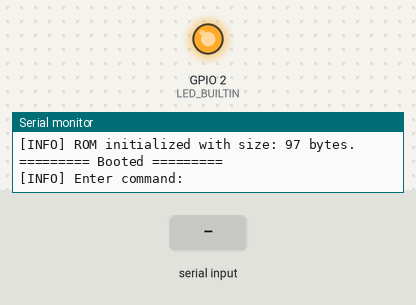
This program was run on a simulated ESP8266 (NodeMCU). Parts: output pins drawn as LEDs (lit = HIGH, except the on-board LED, lit = LOW), the last lines printed to the serial monitor. Dashed ring = blinking. The test bench sets the inputs (shaded band). WiFi joins after 1.5 s; servers stay silent unless stated; EEPROM starts erased.

Above: at 2.2 s.
2.3 s: "test\n" received over Serial
At 8.0 s:
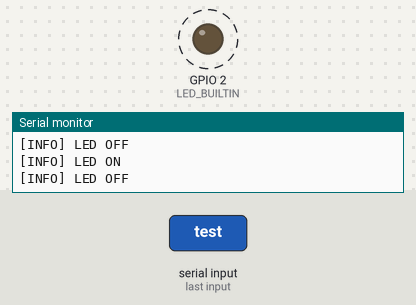
Timing chart, 0 to 9.5 s (numbered marks = the images above; inputs shaded):
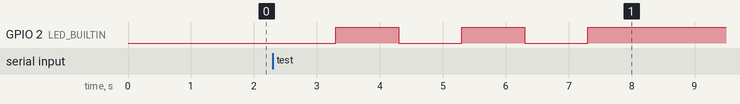

Measured:
- after the input at 2.3 s, GPIO 2 (LED_BUILTIN): alternates HIGH for 1.0 s and LOW for 1.0 s, 5 changes in all, then stays HIGH, starting after 1.0 s

The program:

main.cpp
```cpp
#include <Arduino.h>
#include "services/LOGService.h"
#include "services/ROMService.h"
#include "services/CommandService.h"
#include "services/WiFiService.h"
#include "services/HTTPRequestService.h"

#define SSID_MAX_LEN 33
#define PASS_MAX_LEN 64

#define SSID_START_ADDR 0
#define PASS_START_ADDR (SSID_START_ADDR + SSID_MAX_LEN)
#define EEPROM_SIZE (PASS_START_ADDR + PASS_MAX_LEN)

const char *targetUrl = "http://www.example.com/";

void testLED()
{
  LOGService::divider("LED Test");
  pinMode(LED_BUILTIN, OUTPUT);
  for (int i = 0; i < 3; i++)
  {
    LOGService::info("LED ON\n");
    digitalWrite(LED_BUILTIN, LOW);
    delay(1000);
    LOGService::info("LED OFF\n");
    digitalWrite(LED_BUILTIN, HIGH);
    delay(1000);
  }
  LOGService::divider("LED Test Completed");
}

void testWiFi()
{
  LOGService::divider("WiFi Test");
  String ssid = ROMService::readString(SSID_START_ADDR, SSID_MAX_LEN);
  String password = ROMService::readString(PASS_START_ADDR, PASS_MAX_LEN);
  if (ssid.length() > 0 && password.length() > 0)
  {
    LOGService::info(("Attempting to connect with saved credentials: SSID=" + ssid + "\n").c_str());
    WiFiService::connect(ssid.c_str(), password.c_str());
    if (!WiFiService::waitForConnection(true))
    {
      LOGService::info("Failed to connect with saved credentials.\n");
    }
  }
  if (!WiFiService::isConnected())
  {
    LOGService::info("Enter SSID:\n");
    ssid = CommandService::waitForInput();
    LOGService::info("Enter Password:\n");
    password = CommandService::waitForInput();
    ROMService::writeString(SSID_START_ADDR, ssid, SSID_MAX_LEN);
    ROMService::writeString(PASS_START_ADDR, password, PASS_MAX_LEN);
    LOGService::info("Credentials saved to ROM.\n");
    WiFiService::connect(ssid.c_str(), password.c_str());
    WiFiService::waitForConnection(true);
  }
  if (WiFiService::isConnected())
  {
    LOGService::success("WiFi Connected!\n");
    LOGService::info(("IP Address: " + WiFiService::localIP().toString() + "\n").c_str());
    LOGService::info(("MAC Address: " + WiFiService::macAddress() + "\n").c_str());
    LOGService::info("RSSI: %d dBm\n", WiFiService::RSSI());
  }
  else
  {
    LOGService::error("WiFi not Connected!\n");
  }
  LOGService::divider("WiFi Test Completed");
}

void testHttpRequest()
{
  LOGService::divider("HTTP Request Test");
  if (WiFiService::isConnected())
  {
    LOGService::info("URL: %s\n", targetUrl);
    HTTPRequestService::HTTPResponse response = HTTPRequestService::GET(targetUrl);
    if (response.ok())
    {
      LOGService::info("HTTP status code: %d\n", response.code);
    }
    else
    {
      LOGService::error("HTTP status code: %d\n", response.code);
    }
  }
  else
  {
    LOGService::error("WiFi not Connected!\n");
  }
  LOGService::divider("HTTP Request Test Completed");
}

void test()
{
  LOGService::divider("Testing");
  testLED();
  testWiFi();
  testHttpRequest();
  WiFiService::disconnect();
  LOGService::divider("Test Completed");
}

void setup()
{
  Serial.begin(115200);
  delay(1000);
  Serial.println();
  LOGService::divider("Booting");
  ROMService::initialize(EEPROM_SIZE);
  LOGService::info("ROM initialized with size: %d bytes.\n", EEPROM_SIZE);
  LOGService::divider("Booted");
  LOGService::info("Enter command:\n");
}

void loop()
{
  String command = CommandService::waitForInput();
  if (command == "test")
  {
    test();
  }
  else if (command == "reset")
  {
    LOGService::info("Clearing ROM...\n");
    ROMService::clear();
    LOGService::success("ROM cleared.\n");
  }
  else
  {
    LOGService::info("Unknown command: %s", command);
  }
  LOGService::info("Enter command:\n");
}
```

CommandService.cpp
```cpp
#include "CommandService.h"
namespace CommandService
{
    String _command = "";

    String waitForInput()
    {
        while (true)
        {
            while (Serial.available())
            {
                char i = Serial.read();

                if (i == '\n')
                {
                    _command.trim();
                    String result = _command;
                    _command = "";

                    return result;
                }
                else
                {
                    _command += i;
                }
            }
        }
    }
}
```

CommandService.h
```cpp
#ifndef CommandService_H
#define CommandService_H

#include <Arduino.h>

namespace CommandService
{
    String waitForInput();
}
#endif
```

HTTPRequestService.cpp
```cpp
#include "HTTPRequestService.h"
#include <WiFiClient.h>
namespace HTTPRequestService
{
    HTTPResponse GET(const String &url)
    {
        HTTPClient http;
        WiFiClient client;
        http.begin(client, url);
        int httpCode = http.GET();
        http.end();
        return HTTPResponse(httpCode);
    }
}
```

HTTPRequestService.h
```cpp
#ifndef HTTPRequestService_H
#define HTTPRequestService_H

#include <Arduino.h>
#include <ESP8266HTTPClient.h>

namespace HTTPRequestService
{
    class HTTPResponse
    {
    public:
        HTTPResponse(int code) : code(code) {}
        int code;
        bool ok()
        {
            return code == HTTP_CODE_OK;
        }
    };

    HTTPResponse GET(const String &url);
}
#endif
```

LOGService.cpp
```cpp
#include "LOGService.h"
namespace LOGService
{
#define LOG_BUFFER_SIZE 256

    void divider(const char *format, ...)
    {
        char log_buffer[LOG_BUFFER_SIZE];
        Serial.print(F("========= "));
        va_list args;
        va_start(args, format);
        int printed_len = vsnprintf(log_buffer, sizeof(log_buffer), format, args);
        va_end(args);
        if (printed_len > 0)
        {
            Serial.print(log_buffer);
        }
        Serial.print(F(" =========\n"));
    }

    void info(const char *format, ...)
    {
        char log_buffer[LOG_BUFFER_SIZE];
        Serial.print(F("[INFO] "));
        va_list args;
        va_start(args, format);
        int printed_len = vsnprintf(log_buffer, sizeof(log_buffer), format, args);
        va_end(args);
        if (printed_len > 0)
        {
            Serial.print(log_buffer);
        }
    }

    void error(const char *format, ...)
    {
        char log_buffer[LOG_BUFFER_SIZE];
        Serial.print(F("[ERROR] "));
        va_list args;
        va_start(args, format);
        int printed_len = vsnprintf(log_buffer, sizeof(log_buffer), format, args);
        va_end(args);
        if (printed_len > 0)
        {
            Serial.print(log_buffer);
        }
    }

    void success(const char *format, ...)
    {
        char log_buffer[LOG_BUFFER_SIZE];
        Serial.print(F("[SUCCESS] "));
        va_list args;
        va_start(args, format);
        int printed_len = vsnprintf(log_buffer, sizeof(log_buffer), format, args);
        va_end(args);
        if (printed_len > 0)
        {
            Serial.print(log_buffer);
        }
    }

    void drawProgressBar(int current, int total, int barWidth)
    {
        float progress = (float)current / total;
        int filledWidth = (int)(progress * barWidth);

        if (current > total)
            current = total;
        if (filledWidth > barWidth)
            filledWidth = barWidth;
        if (filledWidth < 0)
            filledWidth = 0;

        Serial.print("\r");

        Serial.print("[");

        for (int i = 0; i < filledWidth; ++i)
        {
            Serial.print("=");
        }
        for (int i = filledWidth; i < barWidth; ++i)
        {
            Serial.print("-");
        }

        Serial.printf("] %3d%% (%d/%d)", (int)(progress * 100), current, total);

        if (current == total)
        {
            Serial.println();
        }
    }
}
```

LOGService.h
```cpp
#ifndef LOGService_H
#define LOGService_H

#include <Arduino.h>

namespace LOGService
{
    void divider(const char *format, ...);
    void info(const char *format, ...);
    void error(const char *format, ...);
    void success(const char *format, ...);
    void drawProgressBar(int current, int total, int barWidth);
}
#endif
```

ROMService.cpp
```cpp
#include "ROMService.h"
#include <EEPROM.h>
namespace ROMService
{
    size_t _eepromSize = 0;

    void initialize(size_t romSize)
    {
        _eepromSize = romSize;
        EEPROM.begin(_eepromSize);
    }

    String readString(int address, int maxLen)
    {
        String data = "";
        char charRead;
        for (int i = 0; i < maxLen; i++)
        {
            charRead = EEPROM.read(address + i);
            if (charRead == '\0')
            {
                break;
            }
            data += charRead;
        }
        return data;
    }

    void writeString(int address, const String &data, unsigned int maxLen)
    {
        for (unsigned int i = 0; i < maxLen; i++)
        {
            if (i < data.length())
            {
                EEPROM.write(address + i, data.charAt(i));
            }
            else
            {
                EEPROM.write(address + i, '\0');
            }
        }
        EEPROM.commit();
    }

    void clear()
    {
        if (_eepromSize == 0)
        {
            return;
        }

        for (size_t i = 0; i < _eepromSize; i++)
        {
            EEPROM.write(i, '\0');
        }
        EEPROM.commit();
    }
}
```

ROMService.h
```cpp
#ifndef ROMService_H
#define ROMService_H

#include <Arduino.h>

namespace ROMService
{
    void initialize(size_t romSize);
    String readString(int address, int maxLen);
    void writeString(int address, const String &data, unsigned int maxLen);
    void clear();
}
#endif
```

WiFiService.cpp
```cpp
#include "WiFiService.h"
#include <ESP8266WiFi.h>
#include "LOGService.h"

namespace WiFiService
{
    const long WIFI_TIMEOUT_MS = 15000;

    void connect(const char *ssid, const char *passphrase)
    {
        WiFi.mode(WIFI_STA);
        WiFi.begin(ssid, passphrase);
    }

    bool isConnected()
    {
        return WiFi.status() == WL_CONNECTED;
    }

    void disconnect(bool wifioff)
    {
        if (!isConnected())
        {
            return;
        }
        WiFi.disconnect(wifioff);
    }

    bool waitForConnection(bool serialOut)
    {
        unsigned long startTime = millis();
        unsigned long difference = millis() - startTime;

        while (!isConnected() && ((difference = millis() - startTime) < WIFI_TIMEOUT_MS))
        {
            if (serialOut)
            {
                LOGService::drawProgressBar(difference, WIFI_TIMEOUT_MS, 50);
            }
            delay(1000);
        }

        if (serialOut)
        {
            LOGService::drawProgressBar(WIFI_TIMEOUT_MS, WIFI_TIMEOUT_MS, 50);
        }

        return isConnected();
    }

    IPAddress localIP()
    {
        return WiFi.localIP();
    }
    String macAddress()
    {
        return WiFi.macAddress();
    }
    int8_t RSSI()
    {
        return WiFi.RSSI();
    }
}
```

WiFiService.h
```cpp
#ifndef WiFiService_H
#define WiFiService_H
#include <ESP8266WiFi.h>
#include <Arduino.h>

namespace WiFiService
{
    IPAddress localIP();
    String macAddress();
    int8_t RSSI();
    void connect(const char *ssid, const char *passphrase = (const char *)__null);
    bool isConnected();
    void disconnect(bool wifioff = false);
    bool waitForConnection(bool serialOut = false);
}
#endif
```
